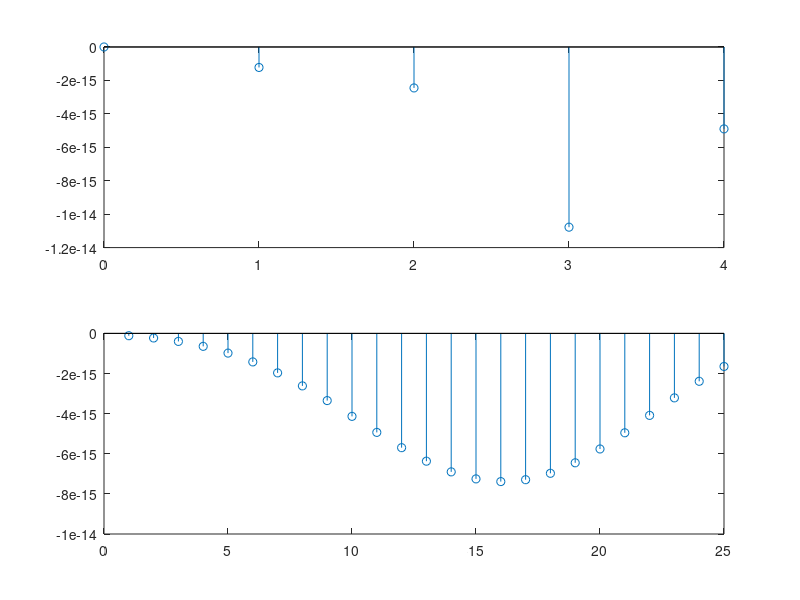

Reproduce this figure in MATLAB.
%Study UpSampling of a sinusoidal input sequence

clc;
close all;
clearvars;
echo on;
N = input('Input Length=' );
L = input('UpSampling Factor=');
f0 = input('Input Signal Frequency');
%Generate the input sinusoidal sequence
n = 0: N-1;
x = sin(2*pi*f0*n);

%Generate Up sampled signal y
y = zeros(1, L*length(x));
y([1:L:length(y)]) = x;
y= interp(x,L);
subplot(211);
stem(n,x);
subplot(212)
stem(y);